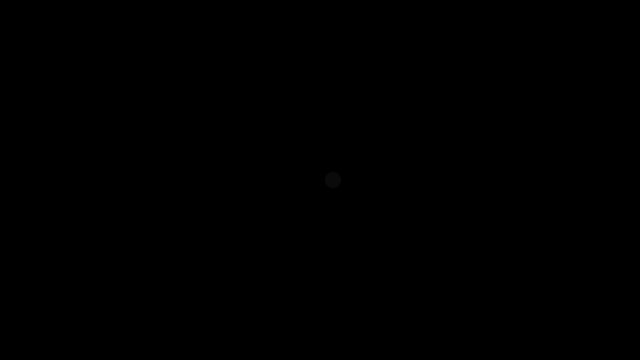
Frame 1 (no input)
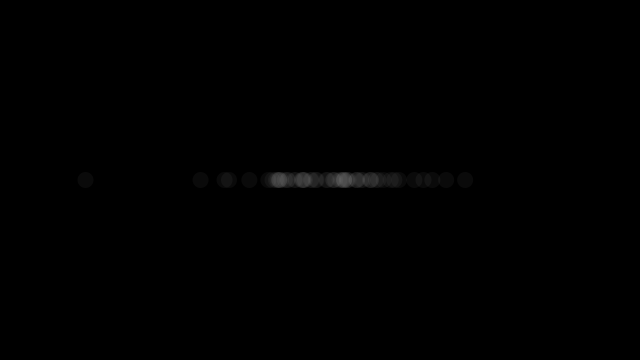
Frame 60 (the mouse pressed at the canvas centre just before this capture)
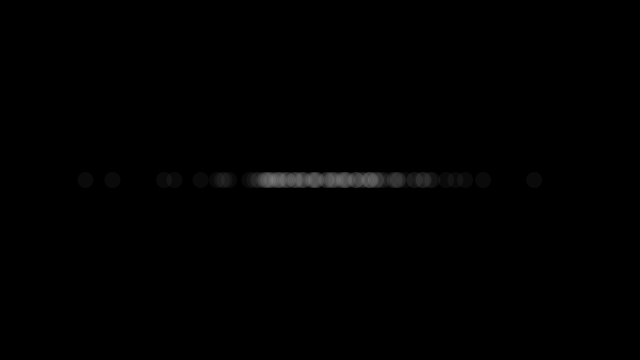
Frame 120 (the mouse held since frame 60 and released just before this capture)

The Processing sketch that drew these frames (run headless with seeded random() and noise(); from frame 60 on, the mouse is pressed at the canvas centre):

// Processing sketch: sketch_00_gaussian
// ── sketch_00_gaussian.pde
import java.util.Random;

Random generator;

void setup() {
  background(0);
  size(640, 360);
  generator = new Random();
}

void draw() {
  float num = (float) generator.nextGaussian();
  float sd = 60;
  float mean = 320;
  
  float x = sd * num + mean;
  
  noStroke();
  fill(255,10);
  ellipse(x, 180, 16, 16);
}
